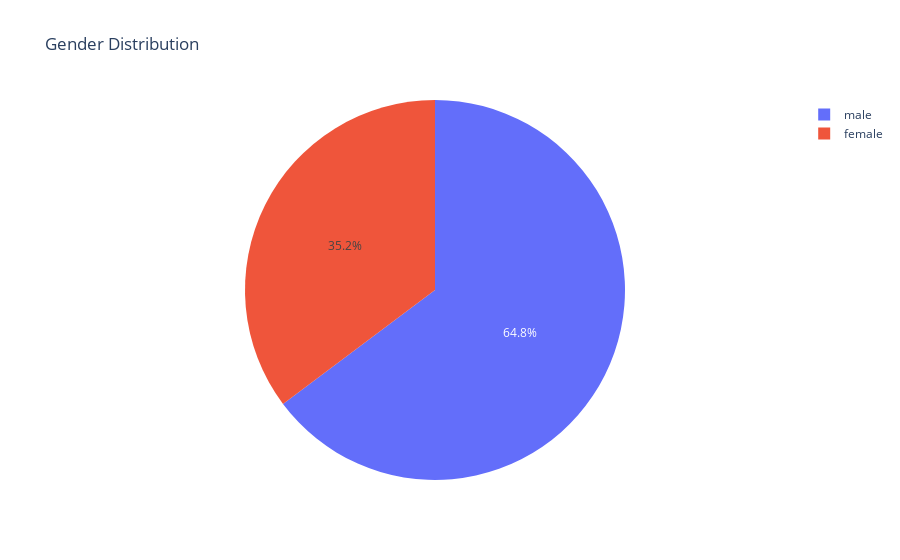

Write notebook code for a chart like this one.
### Code cell
fig2 =px.pie(df,names='sex', title='Gender Distribution')
fig2.show()

### Figure 1 — Plotly figure (JSON) as saved in the notebook; plotly's stock layout.template omitted (floating-point values rounded to 4 significant figures; data arrays with more than 128 entries replaced by an {"elided": "..."} marker saying what was removed)
{"data": [{"domain": {"x": [0, 1], "y": [0, 1]}, "hovertemplate": "sex=%{label}<extra></extra>", "labels": {"elided": "891 str values"}, "legendgroup": "", "name": "", "showlegend": true, "type": "pie"}], "layout": {"legend": {"tracegroupgap": 0}, "title": {"text": "Gender Distribution"}}}
